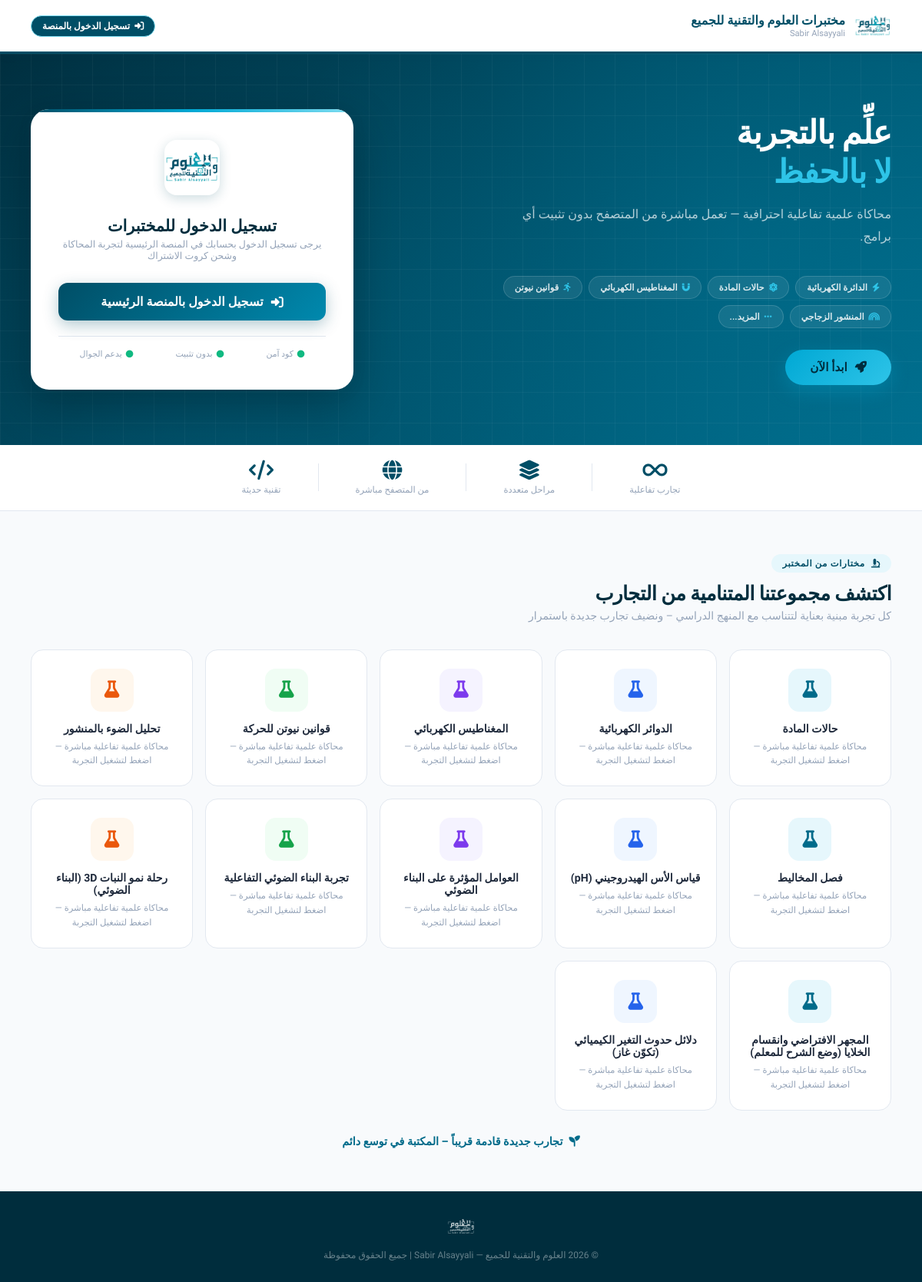
Before: / with the older database file.
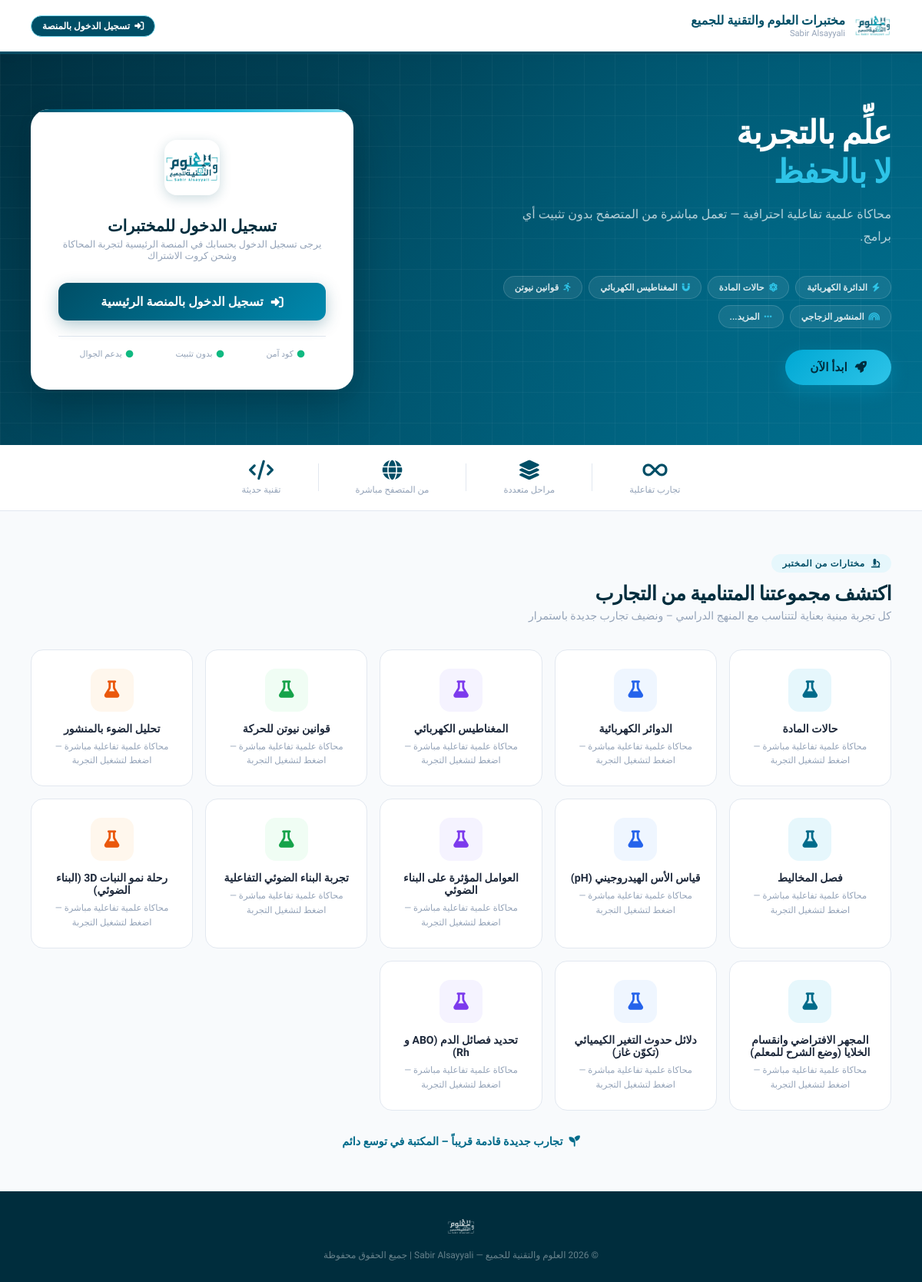
After: the same page with the newer database file.
### tables this page shows
CREATE TABLE IF NOT EXISTS `experiments` (
  `id` int(11) NOT NULL AUTO_INCREMENT,
  `code_name` varchar(50) NOT NULL,
  `title` varchar(100) NOT NULL,
  `page_url` varchar(100) NOT NULL,
  `image_url` varchar(255) DEFAULT NULL,
  `is_active` tinyint(4) DEFAULT 1 COMMENT '1=نشطة, 0=معطلة, 2=قيد التنفيذ/قريباً',
  `display_order` int(11) DEFAULT 0,
  `created_at` timestamp NOT NULL DEFAULT current_timestamp(),
  PRIMARY KEY (`id`),
  UNIQUE KEY `code_name` (`code_name`)
);

### functions.php (called while the page is built, shortened)
<?php
require_once __DIR__ . '/config.php';
function ensureExperimentsSchemaUpdated() {
    global $conn;
    $col_check = $conn->query("SHOW COLUMNS FROM experiments LIKE 'display_order'");
}
function getAllExperiments($active_only = false) {
    global $conn;
    ensureExperimentsSchemaUpdated();
    $query = "SELECT * FROM experiments";
    $query .= " ORDER BY display_order ASC, id ASC";
    $result = mysqli_query($conn, $query);
    return $result ? $result->fetch_all(MYSQLI_ASSOC) : [];
}

### index.php (the view, shortened to what the changed rows need)
<?php
require_once 'config.php';
require_once 'functions.php';
$user_id = $_SESSION['user_id'] ?? $_SESSION['user']['id'] ?? null;
?>
<!DOCTYPE html>
<html lang="ar" dir="rtl">
<head>
    <link rel="stylesheet" href="https://cdnjs.cloudflare.com/ajax/libs/font-awesome/6.4.0/css/all.min.css">
</head>
<body>
<section class="hero">
    <div class="hero-inner">
        <div class="hero-content">
            <h1 class="hero-title">
                علِّم بالتجربة<br>
                <span>لا بالحفظ</span>
            </h1>
        </div>
    </div>
</section>
<section class="experiments">
    <h2 class="section-title">اكتشف مجموعتنا المتنامية من التجارب</h2>
    <?php $all_db_exps = getAllExperiments(); ?>
    <div class="exp-grid">
        <?php
        $color_classes = ['icon-teal', 'icon-blue', 'icon-purple', 'icon-green', 'icon-orange'];
        $i = 0;
        foreach ($all_db_exps as $exp):
            $color_cls = $color_classes[$i % count($color_classes)];
            $i++;
        ?>
            <div class="exp-card" style="cursor: pointer;" onclick="location.href='<?=htmlspecialchars($user_id ? $exp['page_url'] : 'https://sabir511-platform.vercel.app/auth/login')?>'">
                <div class="exp-icon <?=$color_cls?>">
                    <?php if (!empty($exp['image_url'])): ?>
                        <img src="<?=htmlspecialchars($exp['image_url'])?>" alt="<?=htmlspecialchars($exp['title'])?>" style="width:100%; height:100%; object-fit:cover; border-radius:12px;">
                    <?php else: ?>
                        <i class="fas fa-flask"></i>
                    <?php endif; ?>
                </div>
                <div class="exp-name"><?=htmlspecialchars($exp['title'])?></div>
                <div class="exp-desc">محاكاة علمية تفاعلية مباشرة — اضغط لتشغيل التجربة</div>
            </div>
        <?php endforeach; ?>
    </div>
</section>
</body>
</html>

Changed rows visible on the page:
added experiments: title "تحديد فصائل الدم (ABO و Rh)"
